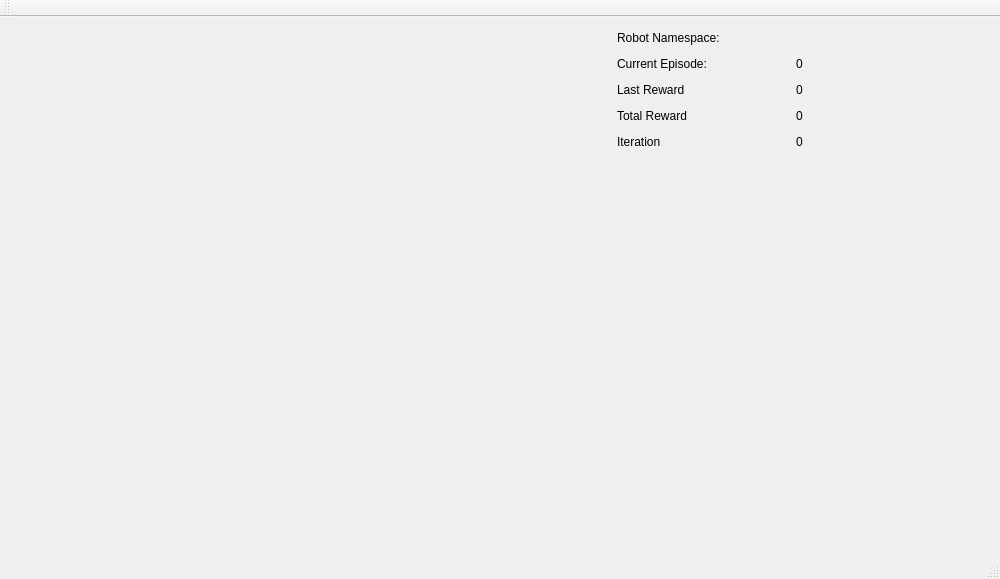
<?xml version="1.0" encoding="UTF-8"?>
<ui version="4.0">
 <class>MainWindow</class>
 <widget class="QMainWindow" name="MainWindow">
  <property name="geometry">
   <rect>
    <x>0</x>
    <y>0</y>
    <width>1000</width>
    <height>579</height>
   </rect>
  </property>
  <property name="minimumSize">
   <size>
    <width>1000</width>
    <height>579</height>
   </size>
  </property>
  <property name="maximumSize">
   <size>
    <width>1100</width>
    <height>579</height>
   </size>
  </property>
  <property name="windowTitle">
   <string>MainWindow</string>
  </property>
  <widget class="QWidget" name="centralWidget">
   <layout class="QHBoxLayout" name="horizontalLayout_6">
    <item>
     <widget class="QCustomPlot" name="CustomPlot" native="true">
      <property name="minimumSize">
       <size>
        <width>600</width>
        <height>500</height>
       </size>
      </property>
      <property name="cursor">
       <cursorShape>BlankCursor</cursorShape>
      </property>
     </widget>
    </item>
    <item>
     <layout class="QVBoxLayout" name="verticalLayout">
      <property name="sizeConstraint">
       <enum>QLayout::SetMaximumSize</enum>
      </property>
      <item>
       <layout class="QHBoxLayout" name="horizontalLayout">
        <item>
         <widget class="QLabel" name="label_nm_">
          <property name="text">
           <string>Robot Namespace:</string>
          </property>
         </widget>
        </item>
        <item>
         <spacer name="horizontalSpacer">
          <property name="orientation">
           <enum>Qt::Horizontal</enum>
          </property>
          <property name="sizeHint" stdset="0">
           <size>
            <width>40</width>
            <height>20</height>
           </size>
          </property>
         </spacer>
        </item>
        <item>
         <widget class="QLabel" name="label_nm_v_">
          <property name="text">
           <string/>
          </property>
         </widget>
        </item>
       </layout>
      </item>
      <item>
       <layout class="QHBoxLayout" name="horizontalLayout_2">
        <item>
         <widget class="QLabel" name="label_ce_">
          <property name="text">
           <string>Current Episode:</string>
          </property>
         </widget>
        </item>
        <item>
         <spacer name="horizontalSpacer_2">
          <property name="orientation">
           <enum>Qt::Horizontal</enum>
          </property>
          <property name="sizeHint" stdset="0">
           <size>
            <width>40</width>
            <height>20</height>
           </size>
          </property>
         </spacer>
        </item>
        <item>
         <widget class="QLabel" name="label_ce_v_">
          <property name="text">
           <string>0</string>
          </property>
         </widget>
        </item>
       </layout>
      </item>
      <item>
       <layout class="QHBoxLayout" name="horizontalLayout_3">
        <item>
         <widget class="QLabel" name="label_lr_">
          <property name="text">
           <string>Last Reward</string>
          </property>
         </widget>
        </item>
        <item>
         <spacer name="horizontalSpacer_3">
          <property name="orientation">
           <enum>Qt::Horizontal</enum>
          </property>
          <property name="sizeHint" stdset="0">
           <size>
            <width>40</width>
            <height>20</height>
           </size>
          </property>
         </spacer>
        </item>
        <item>
         <widget class="QLabel" name="label_lr_v_">
          <property name="text">
           <string>0</string>
          </property>
         </widget>
        </item>
       </layout>
      </item>
      <item>
       <layout class="QHBoxLayout" name="horizontalLayout_4">
        <item>
         <widget class="QLabel" name="label_tr_">
          <property name="text">
           <string>Total Reward</string>
          </property>
         </widget>
        </item>
        <item>
         <spacer name="horizontalSpacer_4">
          <property name="orientation">
           <enum>Qt::Horizontal</enum>
          </property>
          <property name="sizeHint" stdset="0">
           <size>
            <width>40</width>
            <height>20</height>
           </size>
          </property>
         </spacer>
        </item>
        <item>
         <widget class="QLabel" name="label_tr_v_">
          <property name="text">
           <string>0</string>
          </property>
         </widget>
        </item>
       </layout>
      </item>
      <item>
       <layout class="QHBoxLayout" name="horizontalLayout_5">
        <item>
         <widget class="QLabel" name="label_it_">
          <property name="text">
           <string>Iteration</string>
          </property>
         </widget>
        </item>
        <item>
         <spacer name="horizontalSpacer_5">
          <property name="orientation">
           <enum>Qt::Horizontal</enum>
          </property>
          <property name="sizeHint" stdset="0">
           <size>
            <width>40</width>
            <height>20</height>
           </size>
          </property>
         </spacer>
        </item>
        <item>
         <widget class="QLabel" name="label_it_v_">
          <property name="text">
           <string>0</string>
          </property>
         </widget>
        </item>
       </layout>
      </item>
      <item>
       <spacer name="verticalSpacer">
        <property name="orientation">
         <enum>Qt::Vertical</enum>
        </property>
        <property name="sizeHint" stdset="0">
         <size>
          <width>20</width>
          <height>40</height>
         </size>
        </property>
       </spacer>
      </item>
     </layout>
    </item>
    <item>
     <spacer name="horizontalSpacer_6">
      <property name="orientation">
       <enum>Qt::Horizontal</enum>
      </property>
      <property name="sizeHint" stdset="0">
       <size>
        <width>40</width>
        <height>20</height>
       </size>
      </property>
     </spacer>
    </item>
   </layout>
  </widget>
  <widget class="QMenuBar" name="menuBar">
   <property name="geometry">
    <rect>
     <x>0</x>
     <y>0</y>
     <width>1000</width>
     <height>22</height>
    </rect>
   </property>
  </widget>
  <widget class="QToolBar" name="mainToolBar">
   <attribute name="toolBarArea">
    <enum>TopToolBarArea</enum>
   </attribute>
   <attribute name="toolBarBreak">
    <bool>false</bool>
   </attribute>
  </widget>
  <widget class="QStatusBar" name="statusBar"/>
 </widget>
 <layoutdefault spacing="6" margin="11"/>
 <customwidgets>
  <customwidget>
   <class>QCustomPlot</class>
   <extends>QWidget</extends>
   <header location="global">qcustomplot.h</header>
   <container>1</container>
  </customwidget>
 </customwidgets>
 <resources/>
 <connections/>
</ui>
